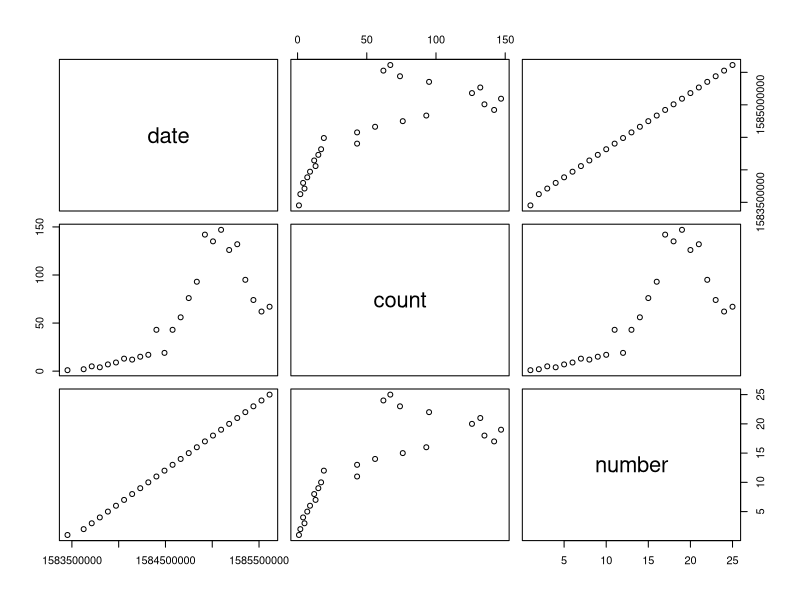

Source code (R): (Note: this script raises an error after producing the figure.)

library("readxl")

my_data <- read_excel("cases_model.xlsx")
my_data["number"]<-c(1:nrow(my_data))
my_data<-my_data[1:25,]
plot(my_data)
model = lm(count~poly(number,2), data = my_data[1:14,])
model = lm(log(count)~number, data = my_data[1:14,])
pred <- exp(predict(model, my_data))
my_data["pred"] <- pred

pred
ggplot(my_data, aes(number)) + 
  geom_line(aes(y = count, colour = "Reality"), size = 3) + 
  geom_line(aes(y = pred, colour = "Modelling"),size = 2)+
  ylab("Cases")+ xlab("Days in wave 1")+
  annotate(geom = "vline",
           x = 14,
           xintercept = 14,
           linetype = "dashed") +
  annotate(geom = "text",
           label = "Border Closure",
           y = 600,
           x = 14,
           angle = 90, 
           vjust = 1)+ theme_bw()+ggtitle("Modelling overseas cases in wave one")
